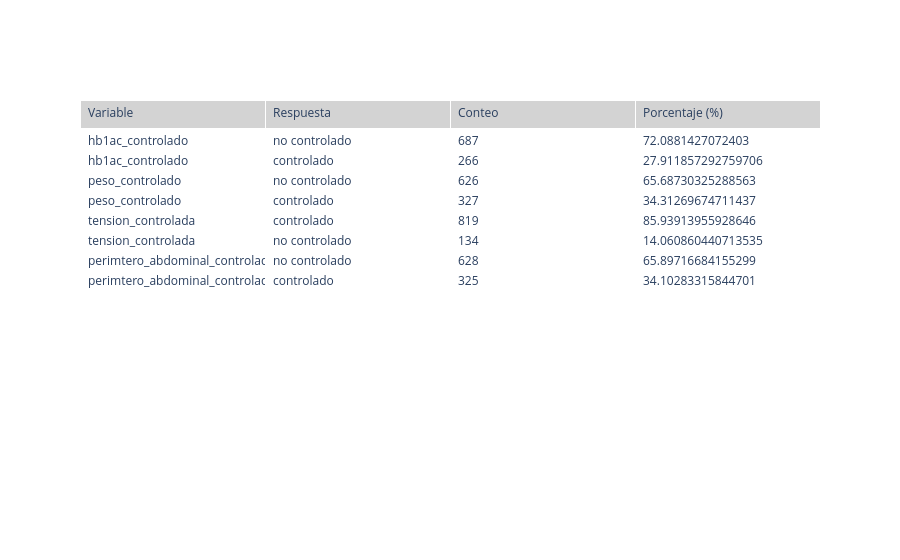

Notebook cell for this chart:
### Code cell
import pandas as pd
import plotly.graph_objects as go

# Variables que deseas analizar
variables = ['hb1ac_controlado', 'peso_controlado', 'tension_controlada', 'perimtero_abdominal_controlado']

# Crear tabla de conteo y porcentaje para cada variable
summary = []
for col in variables:
    if col in df.columns:
        # Calcular conteo y porcentaje
        conteo = df[col].value_counts().reset_index()
        conteo.columns = ['Respuesta', 'Conteo']
        porcentaje = df[col].value_counts(normalize=True).mul(100).reset_index()
        porcentaje.columns = ['Respuesta', 'Porcentaje']
        
        # Combinar conteo y porcentaje
        tabla = pd.merge(conteo, porcentaje, on='Respuesta')
        tabla['Variable'] = col
        summary.append(tabla)

# Combinar resultados en un único DataFrame
final_summary = pd.concat(summary, ignore_index=True)
out_sum = pd.DataFrame()
out_sum['Variable'] =  final_summary["Variable"]
out_sum["Respuesta"] =  final_summary["Respuesta"]
out_sum["Conteo"] =  final_summary["Conteo"]
out_sum["Porcentaje"] =  final_summary["Porcentaje"]
print(out_sum)
fig = go.Figure(
    data=[
        go.Table(
            header=dict(
                values=["Variable", "Respuesta", "Conteo", "Porcentaje (%)"],
                fill_color="lightgrey",
                align="left"
            ),
            cells=dict(
                values=[
                    final_summary["Variable"],
                    final_summary["Respuesta"],
                    final_summary["Conteo"],
                    (final_summary["Porcentaje"])
                ],
                fill_color="white",
                align="left"
            )
        )
    ]
)

# Mostrar la tabla
fig.show()

### Figure 1 — Plotly figure (JSON) as saved in the notebook; plotly's stock layout.template omitted (floating-point values rounded to 4 significant figures)
{"data": [{"cells": {"align": "left", "fill": {"color": "white"}, "values": [["hb1ac_controlado", "hb1ac_controlado", "peso_controlado", "peso_controlado", "tension_controlada", "tension_controlada", "perimtero_abdominal_controlado", "perimtero_abdominal_controlado"], ["no controlado", "controlado", "no controlado", "controlado", "controlado", "no controlado", "no controlado", "controlado"], [687, 266, 626, 327, 819, 134, 628, 325], [72.09, 27.91, 65.69, 34.31, 85.94, 14.06, 65.9, 34.1]]}, "header": {"align": "left", "fill": {"color": "lightgrey"}, "values": ["Variable", "Respuesta", "Conteo", "Porcentaje (%)"]}, "type": "table"}], "layout": {}}
